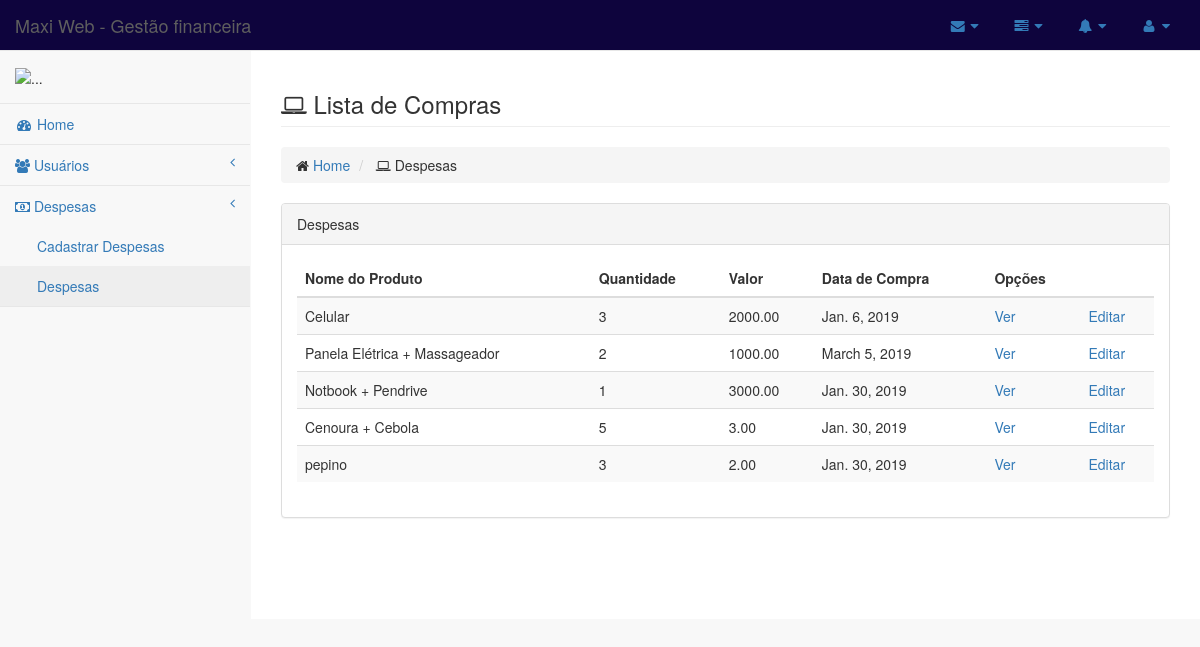
The app's page /financeiro/despesas/ with its own data.
### financeiro/models.py (models this page shows)
class Despesas(models.Model):
    nome_prod = models.CharField(max_length=50)
    quant_prod = models.IntegerField()
    valor = models.DecimalField(max_digits=10, decimal_places=2)
    data_compra = models.DateField()

### financeiro/views.py (the view)
# urls.py: path('despesas/', views.despesa_list),
def despesa_list (request):
    despesas = Despesas.objects.all()
    return render(request, 'despesas/list.html', {'despesas': despesas})

### financeiro/templates/despesas/list.html
{% extends "base.html" %} {% block daniela %}
<div class="row">
    <div class="col-lg-12">
        <h3 class="page-header">
            <i class="fa fa-laptop"></i> Lista de Compras </h3>
        <ol class="breadcrumb">
            <li>
                <i class="fa fa-home"></i>
                <a href="/financeiro/">Home</a>
            </li>
            <li>
                <i class="fa fa-laptop"></i> Despesas </li>
        </ol>
    </div>
</div>
<div class="row">
    <div class="col-lg-12">
        <div class="panel panel-default">
            <div class="panel-heading">
                Despesas
            </div>
            <div class="panel-body">
                <div class="table-responsive">
                    <table class="table table-striped">
                        <thead>
                            <tr>
                                <th>Nome do Produto</th>
                                <th>Quantidade</th>
                                <th>Valor</th>
                                <th>Data de Compra</th>
                                <th>Opções</th>
                                <th></th>
                            </tr>
                        </thead>
                        <tbody>
                            {% for despesa in despesas %}
                            <tr>
                                <td>{{despesa.nome_prod}}</td>
                                <td>{{despesa.quant_prod}}</td>
                                <td>{{despesa.valor}}</td>
                                <td>{{despesa.data_compra}}</td>
                                <td>
                                    <a href="/financeiro/despesas/{{despesa.id}}">Ver</a>
                                </td>
                                <td>
                                    <a href="/financeiro/despesas/{{despesa.id}}/edit/">Editar</a>
                                </td>
                            </tr>
                            {% endfor %}
                        </tbody>
                    </table>
                </div>
            </div>
        </div>
    </div>
</div>
{% endblock %}

### records on screen
Despesas: nome_prod "Celular", quant_prod "3", valor "2000.00", data_compra "Jan. 6, 2019"
Despesas: nome_prod "Panela Elétrica + Massageador", quant_prod "2", valor "1000.00", data_compra "March 5, 2019"
Despesas: nome_prod "Notbook + Pendrive", quant_prod "1", valor "3000.00", data_compra "Jan. 30, 2019"
Despesas: nome_prod "Cenoura + Cebola", quant_prod "5", valor "3.00", data_compra "Jan. 30, 2019"
Despesas: nome_prod "pepino", quant_prod "3", valor "2.00", data_compra "Jan. 30, 2019"
